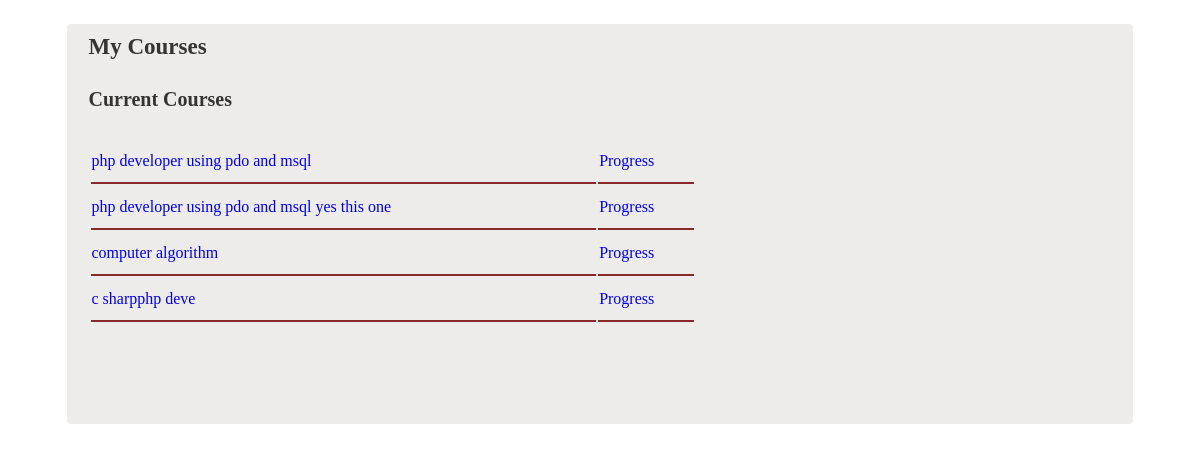
Page /student/admin/mycourses.php (signed in) on the committed database.
### tables this page shows
CREATE TABLE `order_details` (
  `order_id` int(11) NOT NULL,
  `c_id` int(11) NOT NULL,
  `con_id` int(11) NOT NULL,
  `date` date NOT NULL,
  `group_number` int(11) NOT NULL,
  `status` varchar(10) NOT NULL,
  `admin_approve` varchar(100) NOT NULL
);

CREATE TABLE `courses` (
  `c_id` int(11) NOT NULL,
  `c_name` varchar(50) NOT NULL,
  `c_details` varchar(1000) NOT NULL,
  `c_learn` varchar(100) NOT NULL,
  `cat_id` int(11) NOT NULL,
  `sub_cat_id` int(11) NOT NULL,
  `lang_id` int(11) NOT NULL,
  `c_level` varchar(40) NOT NULL,
  `c_price` int(11) NOT NULL,
  `c_offer` int(11) NOT NULL,
  `con_id` int(11) NOT NULL,
  `start_date` date NOT NULL,
  `end_date` date NOT NULL,
  `c_photo` varchar(100) NOT NULL,
  `c_duration` int(11) NOT NULL
);

### student/admin/mycourses.php (the view, shortened to what this page needs)
<!doctype html>
<html>
	<head>
	</head>
	<body>
<div id="bodyright">
		<div id="mycourse">
			<h1>My Courses</h1>
				<h2>Current Courses</h2>
			<table>
			<?php
				include("inc/db.php");
				$get_cat=$con->prepare("select *from order_details where con_id='".$_COOKIE['userid']."' and status='send' and admin_approve='approved'");
				$get_cat->setFetchMode(PDO:: FETCH_ASSOC);
				$get_cat->execute();
				while($row=$get_cat->fetch()):
					$get_cat1=$con->prepare("select *from courses where c_id='".$row['c_id']."'");
					$get_cat1->setFetchMode(PDO:: FETCH_ASSOC);
					$get_cat1->execute();
					$row1=$get_cat1->fetch();
						echo"<tr>
								<td><a href='../../course.php?c_id=".$row['c_id']."'>".$row1['c_name']." </a></td>
								<td><a href='course_index.php?c_id=".$row['c_id']."'>Progress</a></td>
							</tr>";
				endwhile;
			?>
			</table>
		</div>
</div>
</body>
</html>

### student/admin/mycourses.php (style rules this page uses)
#mycourse { width:90%;height:400px;background:#EEEBEB;margin:auto;margin-top:2%;border-radius:4px; }
#mycourse h1 { padding:1%;padding-left:2%;color:#353333;font-size:23px;padding-bottom:0px; }
#mycourse h2 { padding:1%;padding-left:2%;color:#353333;font-size:20px;padding-bottom:0px; }
#mycourse table { padding:1%;padding-left:2%;color:#353333;width:60%; }
#mycourse table tr td { height:40px;border-bottom:2px solid #8A2929; }
#mycourse table tr td a { text-decoration:none; }

### rows in the picture
order_details: c.c_name "php developer using pdo and msql"
order_details: c.c_name "php developer using pdo and msql yes this one"
order_details: c.c_name "computer algorithm"
order_details: c.c_name "c sharpphp deve"
